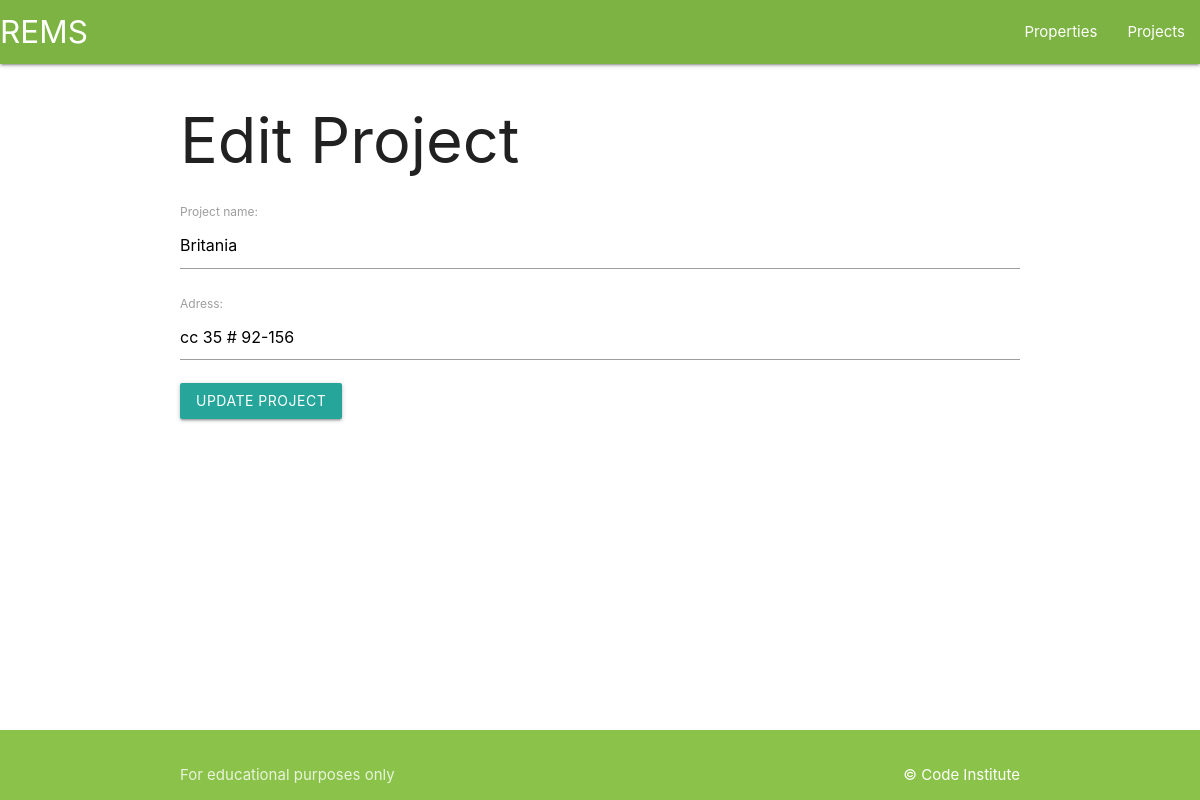
Page /edit_project/1 on the earlier database version.
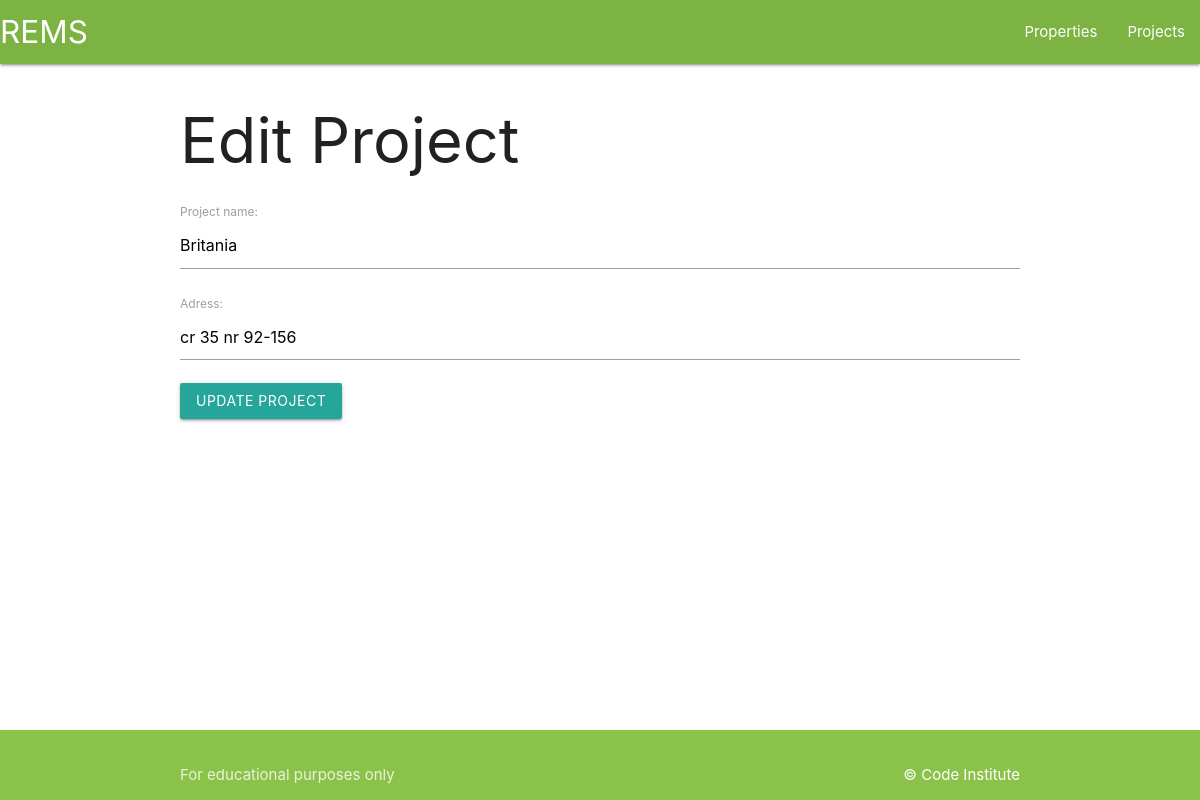
Same page on the later database version.
### todo/models.py (models this page shows, shortened)
class Project(models.Model):
    project_name = models.CharField(max_length=50, null=False, blank=False)
    Adress = models.CharField(max_length=50, null=False, blank=False)

### todo/views.py (the view)
# urls.py: path('edit_project/<project_id>', views.edit_project, name='edit_project'),
def edit_project(request, project_id):
    project = get_object_or_404(Project, id=project_id)
    if request.method == 'POST':
        form = ProjectForm(request.POST, instance=project)
        if form.is_valid():
            form.save()
            return redirect('get_projects')
    form = ProjectForm(instance=project)
    context = {
        'form': form
    }
    return render(request, 'todo/edit_project.html', context)

### todo/forms.py
class ProjectForm(forms.ModelForm):
    class Meta:
        model = Project
        fields = ['project_name', 'Adress']

### todo/templates/todo/edit_project.html (shortened to what this page needs)
<!DOCTYPE html>
<html lang="en">
<head>
    <link rel="stylesheet" href="https://cdnjs.cloudflare.com/ajax/libs/font-awesome/6.4.0/css/all.min.css" />
    <link rel="stylesheet" href="https://cdnjs.cloudflare.com/ajax/libs/materialize/1.0.0/css/materialize.min.css" type="text/css">
    <link rel="stylesheet" href="/static/css/style.css" type="text/css">
</head>
<body>
      <header>
        <nav class="light-green darken-1">
            <div class="nav-wrapper">
              <a href="" class="brand-logo">REMS</a>
              <ul class="right hide-on-med-and-down">
                <li><a href="properties">Properties</a></li>
                <li><a href="projects">Projects</a></li>
              </ul>
            </div>
          </nav>
    </header>
    <main class="container">
        <h1>Edit Project</h1>
        <form method="POST">
            {{ form.as_p }}
            <div>
                <p>
                    <button type="submit" class="waves-effect waves-light btn">Update Project</button>
                </p>
            </div>
        </form>
    </main>
    <footer class="page-footer light-green">
        <div class="footer-copyright light-green">
          <div class="container">
          For educational purposes only
          <a class="white-text right" href="https://codeinstitute.net" target="_blank">&copy; Code Institute</a>
          </div>
        </div>
      </footer>
</body>
</html>

Differences in the rows shown:
changed Project "Britania": Adress "cc 35 # 92-156" → "cr 35 nr 92-156"
